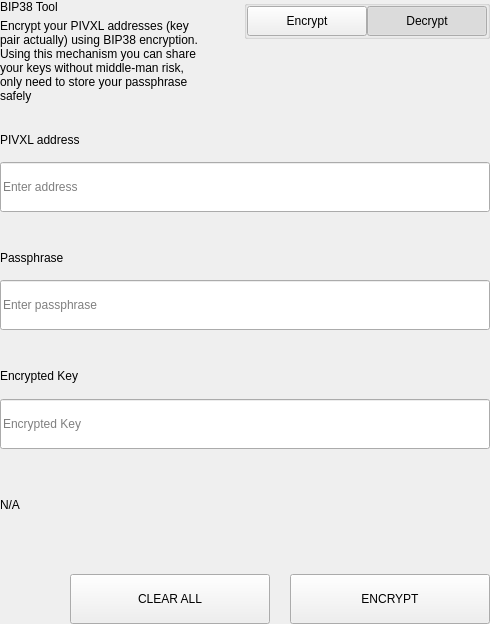
<?xml version="1.0" encoding="UTF-8"?>
<ui version="4.0">
 <class>SettingsBitToolWidget</class>
 <widget class="QWidget" name="SettingsBitToolWidget">
  <property name="geometry">
   <rect>
    <x>0</x>
    <y>0</y>
    <width>490</width>
    <height>624</height>
   </rect>
  </property>
  <property name="windowTitle">
   <string>Form</string>
  </property>
  <layout class="QVBoxLayout" name="verticalLayout">
   <property name="spacing">
    <number>0</number>
   </property>
   <property name="leftMargin">
    <number>0</number>
   </property>
   <property name="topMargin">
    <number>0</number>
   </property>
   <property name="rightMargin">
    <number>0</number>
   </property>
   <property name="bottomMargin">
    <number>0</number>
   </property>
   <item>
    <widget class="QWidget" name="left" native="true">
     <layout class="QVBoxLayout" name="verticalLayout_3">
      <property name="leftMargin">
       <number>0</number>
      </property>
      <property name="topMargin">
       <number>0</number>
      </property>
      <property name="rightMargin">
       <number>0</number>
      </property>
      <property name="bottomMargin">
       <number>0</number>
      </property>
      <item>
       <layout class="QVBoxLayout" name="verticalLayout_2">
        <property name="spacing">
         <number>0</number>
        </property>
        <item>
         <layout class="QHBoxLayout" name="horizontalLayout_3" stretch="3,1">
          <property name="spacing">
           <number>40</number>
          </property>
          <item>
           <layout class="QVBoxLayout" name="verticalLayoutTitle">
            <property name="spacing">
             <number>5</number>
            </property>
            <item>
             <widget class="QLabel" name="labelTitle">
              <property name="text">
               <string>BIP38 Tool</string>
              </property>
             </widget>
            </item>
            <item>
             <widget class="QLabel" name="labelSubtitle1">
              <property name="text">
               <string>Encrypt your PIVXL addresses (key pair actually) using BIP38 encryption.
Using this mechanism you can share your keys without middle-man risk, only need to store your passphrase safely</string>
              </property>
              <property name="wordWrap">
               <bool>true</bool>
              </property>
             </widget>
            </item>
           </layout>
          </item>
          <item alignment="Qt::AlignTop">
           <widget class="QGroupBox" name="groupBox">
            <property name="title">
             <string/>
            </property>
            <property name="alignment">
             <set>Qt::AlignLeading|Qt::AlignLeft|Qt::AlignTop</set>
            </property>
            <layout class="QHBoxLayout" name="horizontalLayout_4">
             <property name="spacing">
              <number>0</number>
             </property>
             <property name="leftMargin">
              <number>0</number>
             </property>
             <property name="topMargin">
              <number>0</number>
             </property>
             <property name="rightMargin">
              <number>0</number>
             </property>
             <property name="bottomMargin">
              <number>0</number>
             </property>
             <item>
              <spacer name="horizontalSpacer">
               <property name="orientation">
                <enum>Qt::Horizontal</enum>
               </property>
               <property name="sizeHint" stdset="0">
                <size>
                 <width>40</width>
                 <height>20</height>
                </size>
               </property>
              </spacer>
             </item>
             <item>
              <widget class="QPushButton" name="pushLeft">
               <property name="minimumSize">
                <size>
                 <width>120</width>
                 <height>30</height>
                </size>
               </property>
               <property name="maximumSize">
                <size>
                 <width>120</width>
                 <height>30</height>
                </size>
               </property>
               <property name="focusPolicy">
                <enum>Qt::NoFocus</enum>
               </property>
               <property name="text">
                <string>Encrypt</string>
               </property>
               <property name="checkable">
                <bool>true</bool>
               </property>
               <property name="autoExclusive">
                <bool>true</bool>
               </property>
              </widget>
             </item>
             <item>
              <widget class="QPushButton" name="pushRight">
               <property name="minimumSize">
                <size>
                 <width>120</width>
                 <height>30</height>
                </size>
               </property>
               <property name="maximumSize">
                <size>
                 <width>120</width>
                 <height>30</height>
                </size>
               </property>
               <property name="focusPolicy">
                <enum>Qt::NoFocus</enum>
               </property>
               <property name="text">
                <string>Decrypt</string>
               </property>
               <property name="checkable">
                <bool>true</bool>
               </property>
               <property name="checked">
                <bool>true</bool>
               </property>
               <property name="autoExclusive">
                <bool>true</bool>
               </property>
              </widget>
             </item>
            </layout>
           </widget>
          </item>
         </layout>
        </item>
        <item>
         <widget class="QStackedWidget" name="stackedWidget">
          <property name="currentIndex">
           <number>1</number>
          </property>
          <widget class="QWidget" name="pageDecrypt">
           <layout class="QVBoxLayout" name="verticalLayout_5">
            <property name="spacing">
             <number>0</number>
            </property>
            <property name="leftMargin">
             <number>0</number>
            </property>
            <property name="topMargin">
             <number>0</number>
            </property>
            <property name="rightMargin">
             <number>0</number>
            </property>
            <property name="bottomMargin">
             <number>0</number>
            </property>
            <item>
             <widget class="QWidget" name="widget" native="true">
              <property name="minimumSize">
               <size>
                <width>0</width>
                <height>100</height>
               </size>
              </property>
              <layout class="QVBoxLayout" name="verticalLayout_4">
               <property name="spacing">
                <number>0</number>
               </property>
               <property name="leftMargin">
                <number>0</number>
               </property>
               <property name="topMargin">
                <number>0</number>
               </property>
               <property name="rightMargin">
                <number>0</number>
               </property>
               <property name="bottomMargin">
                <number>0</number>
               </property>
               <item>
                <spacer name="verticalSpacer_2">
                 <property name="orientation">
                  <enum>Qt::Vertical</enum>
                 </property>
                 <property name="sizeType">
                  <enum>QSizePolicy::Fixed</enum>
                 </property>
                 <property name="sizeHint" stdset="0">
                  <size>
                   <width>20</width>
                   <height>20</height>
                  </size>
                 </property>
                </spacer>
               </item>
               <item>
                <layout class="QHBoxLayout" name="horizontalLayout_6" stretch="2">
                 <property name="spacing">
                  <number>0</number>
                 </property>
                 <item>
                  <layout class="QVBoxLayout" name="verticalLayout_7">
                   <property name="spacing">
                    <number>9</number>
                   </property>
                   <item>
                    <widget class="QLabel" name="labelSubtitleKey">
                     <property name="minimumSize">
                      <size>
                       <width>0</width>
                       <height>20</height>
                      </size>
                     </property>
                     <property name="maximumSize">
                      <size>
                       <width>16777215</width>
                       <height>20</height>
                      </size>
                     </property>
                     <property name="text">
                      <string>Encrypted key</string>
                     </property>
                    </widget>
                   </item>
                   <item>
                    <widget class="QLineEdit" name="lineEditKey">
                     <property name="minimumSize">
                      <size>
                       <width>0</width>
                       <height>50</height>
                      </size>
                     </property>
                     <property name="maximumSize">
                      <size>
                       <width>16777215</width>
                       <height>50</height>
                      </size>
                     </property>
                     <property name="placeholderText">
                      <string>Enter a encrypted key</string>
                     </property>
                    </widget>
                   </item>
                  </layout>
                 </item>
                </layout>
               </item>
               <item>
                <spacer name="verticalSpacer_3">
                 <property name="orientation">
                  <enum>Qt::Vertical</enum>
                 </property>
                 <property name="sizeType">
                  <enum>QSizePolicy::Fixed</enum>
                 </property>
                 <property name="sizeHint" stdset="0">
                  <size>
                   <width>20</width>
                   <height>20</height>
                  </size>
                 </property>
                </spacer>
               </item>
               <item>
                <layout class="QVBoxLayout" name="verticalLayout_9">
                 <property name="spacing">
                  <number>9</number>
                 </property>
                 <item>
                  <widget class="QLabel" name="labelSubtitlePassphrase">
                   <property name="maximumSize">
                    <size>
                     <width>16777215</width>
                     <height>20</height>
                    </size>
                   </property>
                   <property name="text">
                    <string>Passphrase</string>
                   </property>
                  </widget>
                 </item>
                 <item>
                  <widget class="QLineEdit" name="lineEditPassphrase">
                   <property name="minimumSize">
                    <size>
                     <width>0</width>
                     <height>50</height>
                    </size>
                   </property>
                   <property name="maximumSize">
                    <size>
                     <width>16777215</width>
                     <height>50</height>
                    </size>
                   </property>
                   <property name="placeholderText">
                    <string>Enter a passphrase</string>
                   </property>
                  </widget>
                 </item>
                </layout>
               </item>
               <item>
                <spacer name="verticalSpacer_4">
                 <property name="orientation">
                  <enum>Qt::Vertical</enum>
                 </property>
                 <property name="sizeType">
                  <enum>QSizePolicy::Fixed</enum>
                 </property>
                 <property name="sizeHint" stdset="0">
                  <size>
                   <width>20</width>
                   <height>20</height>
                  </size>
                 </property>
                </spacer>
               </item>
               <item>
                <widget class="QWidget" name="widget_3" native="true">
                 <property name="sizePolicy">
                  <sizepolicy hsizetype="Preferred" vsizetype="Fixed">
                   <horstretch>0</horstretch>
                   <verstretch>0</verstretch>
                  </sizepolicy>
                 </property>
                 <layout class="QVBoxLayout" name="verticalLayout_10">
                  <property name="spacing">
                   <number>9</number>
                  </property>
                  <property name="leftMargin">
                   <number>0</number>
                  </property>
                  <property name="topMargin">
                   <number>0</number>
                  </property>
                  <property name="rightMargin">
                   <number>0</number>
                  </property>
                  <property name="bottomMargin">
                   <number>0</number>
                  </property>
                  <item>
                   <widget class="QLabel" name="labelSubtitleDecryptResult">
                    <property name="minimumSize">
                     <size>
                      <width>0</width>
                      <height>20</height>
                     </size>
                    </property>
                    <property name="maximumSize">
                     <size>
                      <width>16777215</width>
                      <height>20</height>
                     </size>
                    </property>
                    <property name="text">
                     <string>Decrypted address result</string>
                    </property>
                   </widget>
                  </item>
                  <item>
                   <widget class="QWidget" name="widget_4" native="true">
                    <layout class="QHBoxLayout" name="horizontalLayout" stretch="6,0,1">
                     <property name="spacing">
                      <number>0</number>
                     </property>
                     <property name="leftMargin">
                      <number>0</number>
                     </property>
                     <property name="topMargin">
                      <number>0</number>
                     </property>
                     <property name="rightMargin">
                      <number>0</number>
                     </property>
                     <property name="bottomMargin">
                      <number>0</number>
                     </property>
                     <item alignment="Qt::AlignVCenter">
                      <widget class="QLineEdit" name="lineEditDecryptResult">
                       <property name="minimumSize">
                        <size>
                         <width>0</width>
                         <height>50</height>
                        </size>
                       </property>
                       <property name="maximumSize">
                        <size>
                         <width>16777215</width>
                         <height>50</height>
                        </size>
                       </property>
                       <property name="placeholderText">
                        <string>Decrypted Address</string>
                       </property>
                      </widget>
                     </item>
                     <item>
                      <spacer name="horizontalSpacer_4">
                       <property name="orientation">
                        <enum>Qt::Horizontal</enum>
                       </property>
                       <property name="sizeType">
                        <enum>QSizePolicy::Fixed</enum>
                       </property>
                       <property name="sizeHint" stdset="0">
                        <size>
                         <width>20</width>
                         <height>50</height>
                        </size>
                       </property>
                      </spacer>
                     </item>
                     <item>
                      <widget class="QPushButton" name="pushButtonImport">
                       <property name="minimumSize">
                        <size>
                         <width>140</width>
                         <height>40</height>
                        </size>
                       </property>
                       <property name="text">
                        <string>Import Address</string>
                       </property>
                      </widget>
                     </item>
                    </layout>
                   </widget>
                  </item>
                 </layout>
                </widget>
               </item>
               <item>
                <widget class="QLabel" name="statusLabel_DEC">
                 <property name="maximumSize">
                  <size>
                   <width>16777215</width>
                   <height>40</height>
                  </size>
                 </property>
                 <property name="text">
                  <string/>
                 </property>
                </widget>
               </item>
               <item>
                <spacer name="verticalSpacer">
                 <property name="orientation">
                  <enum>Qt::Vertical</enum>
                 </property>
                 <property name="sizeType">
                  <enum>QSizePolicy::Preferred</enum>
                 </property>
                 <property name="sizeHint" stdset="0">
                  <size>
                   <width>20</width>
                   <height>20</height>
                  </size>
                 </property>
                </spacer>
               </item>
               <item>
                <layout class="QHBoxLayout" name="horizontalLayout_7">
                 <property name="spacing">
                  <number>0</number>
                 </property>
                 <item>
                  <spacer name="horizontalSpacer_5">
                   <property name="orientation">
                    <enum>Qt::Horizontal</enum>
                   </property>
                   <property name="sizeType">
                    <enum>QSizePolicy::Expanding</enum>
                   </property>
                   <property name="sizeHint" stdset="0">
                    <size>
                     <width>40</width>
                     <height>20</height>
                    </size>
                   </property>
                  </spacer>
                 </item>
                 <item>
                  <widget class="QPushButton" name="pushButtonDecryptClear">
                   <property name="minimumSize">
                    <size>
                     <width>200</width>
                     <height>50</height>
                    </size>
                   </property>
                   <property name="maximumSize">
                    <size>
                     <width>200</width>
                     <height>50</height>
                    </size>
                   </property>
                   <property name="text">
                    <string>CLEAR</string>
                   </property>
                  </widget>
                 </item>
                 <item>
                  <spacer name="horizontalSpacer_3">
                   <property name="orientation">
                    <enum>Qt::Horizontal</enum>
                   </property>
                   <property name="sizeType">
                    <enum>QSizePolicy::Fixed</enum>
                   </property>
                   <property name="sizeHint" stdset="0">
                    <size>
                     <width>20</width>
                     <height>20</height>
                    </size>
                   </property>
                  </spacer>
                 </item>
                 <item>
                  <widget class="QPushButton" name="pushButtonDecrypt">
                   <property name="minimumSize">
                    <size>
                     <width>200</width>
                     <height>50</height>
                    </size>
                   </property>
                   <property name="maximumSize">
                    <size>
                     <width>200</width>
                     <height>50</height>
                    </size>
                   </property>
                   <property name="text">
                    <string>DECRYPT KEY</string>
                   </property>
                  </widget>
                 </item>
                </layout>
               </item>
              </layout>
             </widget>
            </item>
           </layout>
          </widget>
          <widget class="QWidget" name="pageEncrypt">
           <layout class="QVBoxLayout" name="verticalLayout_11">
            <property name="spacing">
             <number>0</number>
            </property>
            <property name="leftMargin">
             <number>0</number>
            </property>
            <property name="topMargin">
             <number>0</number>
            </property>
            <property name="rightMargin">
             <number>0</number>
            </property>
            <property name="bottomMargin">
             <number>0</number>
            </property>
            <item>
             <spacer name="verticalSpacer_8">
              <property name="orientation">
               <enum>Qt::Vertical</enum>
              </property>
              <property name="sizeType">
               <enum>QSizePolicy::Fixed</enum>
              </property>
              <property name="sizeHint" stdset="0">
               <size>
                <width>20</width>
                <height>20</height>
               </size>
              </property>
             </spacer>
            </item>
            <item>
             <widget class="QWidget" name="containerAddressEnc" native="true">
              <layout class="QVBoxLayout" name="containerAddressEncLayout">
               <property name="spacing">
                <number>5</number>
               </property>
               <property name="leftMargin">
                <number>0</number>
               </property>
               <property name="topMargin">
                <number>0</number>
               </property>
               <property name="rightMargin">
                <number>0</number>
               </property>
               <property name="bottomMargin">
                <number>0</number>
               </property>
               <item>
                <widget class="QLabel" name="labelSubtitleAddress">
                 <property name="minimumSize">
                  <size>
                   <width>0</width>
                   <height>20</height>
                  </size>
                 </property>
                 <property name="maximumSize">
                  <size>
                   <width>16777215</width>
                   <height>20</height>
                  </size>
                 </property>
                 <property name="text">
                  <string>PIVXL address</string>
                 </property>
                </widget>
               </item>
               <item>
                <widget class="QLineEdit" name="addressIn_ENC">
                 <property name="minimumSize">
                  <size>
                   <width>0</width>
                   <height>50</height>
                  </size>
                 </property>
                 <property name="placeholderText">
                  <string>Enter address</string>
                 </property>
                </widget>
               </item>
              </layout>
             </widget>
            </item>
            <item>
             <spacer name="verticalSpacer_6">
              <property name="orientation">
               <enum>Qt::Vertical</enum>
              </property>
              <property name="sizeType">
               <enum>QSizePolicy::Fixed</enum>
              </property>
              <property name="sizeHint" stdset="0">
               <size>
                <width>20</width>
                <height>20</height>
               </size>
              </property>
             </spacer>
            </item>
            <item>
             <widget class="QWidget" name="containerAddress" native="true">
              <layout class="QHBoxLayout" name="horizontalLayout_9" stretch="2">
               <property name="spacing">
                <number>0</number>
               </property>
               <property name="leftMargin">
                <number>0</number>
               </property>
               <property name="topMargin">
                <number>0</number>
               </property>
               <property name="rightMargin">
                <number>0</number>
               </property>
               <property name="bottomMargin">
                <number>0</number>
               </property>
               <item>
                <layout class="QVBoxLayout" name="verticalLayout_8">
                 <property name="spacing">
                  <number>5</number>
                 </property>
                 <item>
                  <widget class="QLabel" name="labelSubtitleMessage">
                   <property name="minimumSize">
                    <size>
                     <width>0</width>
                     <height>20</height>
                    </size>
                   </property>
                   <property name="maximumSize">
                    <size>
                     <width>16777215</width>
                     <height>20</height>
                    </size>
                   </property>
                   <property name="text">
                    <string>Passphrase</string>
                   </property>
                  </widget>
                 </item>
                 <item>
                  <widget class="QLineEdit" name="passphraseIn_ENC">
                   <property name="minimumSize">
                    <size>
                     <width>0</width>
                     <height>50</height>
                    </size>
                   </property>
                   <property name="maximumSize">
                    <size>
                     <width>16777215</width>
                     <height>50</height>
                    </size>
                   </property>
                   <property name="placeholderText">
                    <string>Enter passphrase</string>
                   </property>
                  </widget>
                 </item>
                </layout>
               </item>
              </layout>
             </widget>
            </item>
            <item>
             <spacer name="verticalSpacer_7">
              <property name="orientation">
               <enum>Qt::Vertical</enum>
              </property>
              <property name="sizeType">
               <enum>QSizePolicy::Fixed</enum>
              </property>
              <property name="sizeHint" stdset="0">
               <size>
                <width>20</width>
                <height>20</height>
               </size>
              </property>
             </spacer>
            </item>
            <item>
             <widget class="QWidget" name="widget_2" native="true">
              <property name="minimumSize">
               <size>
                <width>0</width>
                <height>75</height>
               </size>
              </property>
              <property name="maximumSize">
               <size>
                <width>16777215</width>
                <height>16777215</height>
               </size>
              </property>
              <layout class="QVBoxLayout" name="verticalLayout_6">
               <property name="leftMargin">
                <number>0</number>
               </property>
               <property name="topMargin">
                <number>0</number>
               </property>
               <property name="rightMargin">
                <number>0</number>
               </property>
               <property name="bottomMargin">
                <number>0</number>
               </property>
               <item>
                <widget class="QLabel" name="labelSubtitleEncryptedKey">
                 <property name="minimumSize">
                  <size>
                   <width>0</width>
                   <height>20</height>
                  </size>
                 </property>
                 <property name="maximumSize">
                  <size>
                   <width>16777215</width>
                   <height>20</height>
                  </size>
                 </property>
                 <property name="text">
                  <string>Encrypted Key</string>
                 </property>
                </widget>
               </item>
               <item>
                <widget class="QLineEdit" name="encryptedKeyOut_ENC">
                 <property name="minimumSize">
                  <size>
                   <width>0</width>
                   <height>50</height>
                  </size>
                 </property>
                 <property name="placeholderText">
                  <string>Encrypted Key</string>
                 </property>
                </widget>
               </item>
              </layout>
             </widget>
            </item>
            <item>
             <widget class="QLabel" name="statusLabel_ENC">
              <property name="text">
               <string notr="true">N/A</string>
              </property>
             </widget>
            </item>
            <item>
             <spacer name="verticalSpacer_5">
              <property name="orientation">
               <enum>Qt::Vertical</enum>
              </property>
              <property name="sizeType">
               <enum>QSizePolicy::Fixed</enum>
              </property>
              <property name="sizeHint" stdset="0">
               <size>
                <width>20</width>
                <height>20</height>
               </size>
              </property>
             </spacer>
            </item>
            <item>
             <layout class="QHBoxLayout" name="horizontalLayout_8">
              <property name="spacing">
               <number>0</number>
              </property>
              <item>
               <spacer name="horizontalSpacer_6">
                <property name="orientation">
                 <enum>Qt::Horizontal</enum>
                </property>
                <property name="sizeType">
                 <enum>QSizePolicy::Expanding</enum>
                </property>
                <property name="sizeHint" stdset="0">
                 <size>
                  <width>40</width>
                  <height>20</height>
                 </size>
                </property>
               </spacer>
              </item>
              <item>
               <widget class="QPushButton" name="pushButtonClear">
                <property name="minimumSize">
                 <size>
                  <width>200</width>
                  <height>50</height>
                 </size>
                </property>
                <property name="focusPolicy">
                 <enum>Qt::NoFocus</enum>
                </property>
                <property name="text">
                 <string>CLEAR ALL</string>
                </property>
               </widget>
              </item>
              <item>
               <spacer name="horizontalSpacer_2">
                <property name="orientation">
                 <enum>Qt::Horizontal</enum>
                </property>
                <property name="sizeType">
                 <enum>QSizePolicy::Fixed</enum>
                </property>
                <property name="sizeHint" stdset="0">
                 <size>
                  <width>20</width>
                  <height>20</height>
                 </size>
                </property>
               </spacer>
              </item>
              <item>
               <widget class="QPushButton" name="pushButtonEncrypt">
                <property name="minimumSize">
                 <size>
                  <width>200</width>
                  <height>50</height>
                 </size>
                </property>
                <property name="maximumSize">
                 <size>
                  <width>200</width>
                  <height>50</height>
                 </size>
                </property>
                <property name="focusPolicy">
                 <enum>Qt::NoFocus</enum>
                </property>
                <property name="text">
                 <string>ENCRYPT</string>
                </property>
               </widget>
              </item>
             </layout>
            </item>
           </layout>
          </widget>
         </widget>
        </item>
       </layout>
      </item>
     </layout>
    </widget>
   </item>
  </layout>
 </widget>
 <resources/>
 <connections/>
</ui>
